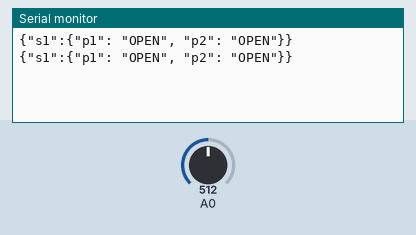
Recording of a sketch running on a simulated Arduino Uno, built with avr-gcc and run on an emulated ATmega328P. Shown: the last lines printed to the serial monitor. The test bench sets the inputs (shaded band); at power-on: A0 = 512.

Above: at 1.8 s.
1.9 s: A0 set to 1011
At 2.8 s:
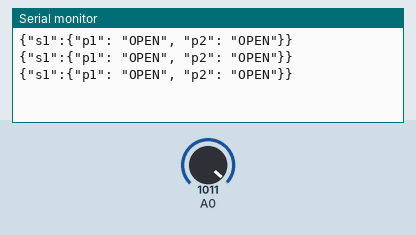
3.4 s: A0 set to 1020
At 4.5 s:
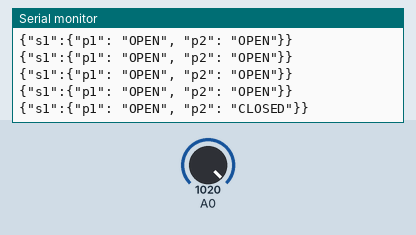

Measured:
- the behaviour switches between 1019 and 1020 on A0 (found by bisection; images 1 and 2)
- after the input at 3.4 s, the serial monitor: prints a new line after 0.60 s (image 2)

The sketch:

switch_2sensors.ino
```cpp
int errorThreshold = 2;
int prevSensorValue = 0;

int result_1 = 936;  // (with 340 ohm)
int result_2 = 1021;  // (with 12000 ohm)
int result_1_2 = 1023;  // (with 12000 ohm + 340 ohm)

// the setup routine runs once when you press reset:
void setup() {
  // initialize serial communication at 9600 bits per second:
  Serial.begin(9600);
}

// the loop routine runs over and over again forever:
void loop() {
  String result_sensor_1;
  // read the input on analog pin 0:
  int sensorValue = analogRead(A0);
  //if (abs(sensorValue - prevSensorValue) > errorThreshold) {
    if (abs(sensorValue - result_1) < errorThreshold) {
      result_sensor_1 = "{\"p1\": \"CLOSED\", \"p2\": \"OPEN\"}";
    } else if (abs(sensorValue - result_2) < errorThreshold) {
      result_sensor_1 = "{\"p1\": \"OPEN\", \"p2\": \"CLOSED\"}";
    } else if (abs(sensorValue - result_1_2) < errorThreshold) {
      result_sensor_1 = "{\"p1\": \"CLOSED\", \"p2\": \"CLOSED\"}";
    } else {
      result_sensor_1 = "{\"p1\": \"OPEN\", \"p2\": \"OPEN\"}";
    }
    Serial.println("{\"s1\":" + result_sensor_1 + "}");
  //}
  prevSensorValue = sensorValue;
  delay(1000);        // delay in between reads for stability
}
```
